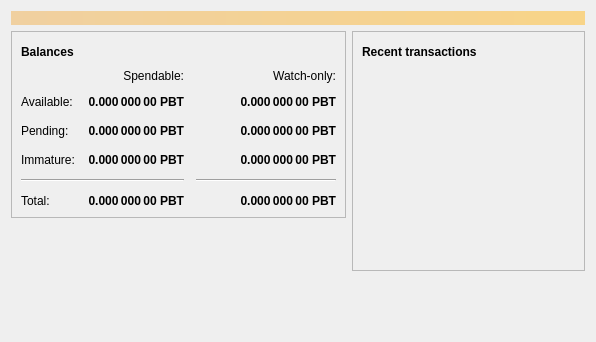
<?xml version="1.0" encoding="UTF-8"?>
<ui version="4.0">
 <class>OverviewPage</class>
 <widget class="QWidget" name="OverviewPage">
  <property name="geometry">
   <rect>
    <x>0</x>
    <y>0</y>
    <width>596</width>
    <height>342</height>
   </rect>
  </property>
  <property name="windowTitle">
   <string>Form</string>
  </property>
  <layout class="QVBoxLayout" name="topLayout">
   <item>
    <widget class="QLabel" name="labelAlerts">
     <property name="visible">
      <bool>false</bool>
     </property>
     <property name="styleSheet">
      <string notr="true">background-color: qlineargradient(x1: 0, y1: 0, x2: 1, y2: 0, stop:0 #F0D0A0, stop:1 #F8D488); color:#000000;</string>
     </property>
     <property name="wordWrap">
      <bool>true</bool>
     </property>
     <property name="margin">
      <number>3</number>
     </property>
    </widget>
   </item>
   <item>
    <layout class="QHBoxLayout" name="horizontalLayout" stretch="1,1">
     <item>
      <layout class="QVBoxLayout" name="verticalLayout_2">
       <item>
        <widget class="QFrame" name="frame">
         <property name="frameShape">
          <enum>QFrame::StyledPanel</enum>
         </property>
         <property name="frameShadow">
          <enum>QFrame::Raised</enum>
         </property>
         <layout class="QVBoxLayout" name="verticalLayout_4">
          <item>
           <layout class="QHBoxLayout" name="horizontalLayout_4">
            <item>
             <widget class="QLabel" name="label_5">
              <property name="font">
               <font>
                <weight>75</weight>
                <bold>true</bold>
               </font>
              </property>
              <property name="text">
               <string>Balances</string>
              </property>
             </widget>
            </item>
            <item>
             <widget class="QPushButton" name="labelWalletStatus">
              <property name="enabled">
               <bool>false</bool>
              </property>
              <property name="maximumSize">
               <size>
                <width>30</width>
                <height>16777215</height>
               </size>
              </property>
              <property name="toolTip">
               <string>The displayed information may be out of date. Your wallet automatically synchronizes with the Pythonbit network after a connection is established, but this process has not completed yet.</string>
              </property>
              <property name="text">
               <string/>
              </property>
              <property name="icon">
               <iconset resource="../pythonbit.qrc">
                <normaloff>:/icons/warning</normaloff>
                <disabledoff>:/icons/warning</disabledoff>:/icons/warning</iconset>
              </property>
              <property name="iconSize">
               <size>
                <width>24</width>
                <height>24</height>
               </size>
              </property>
              <property name="flat">
               <bool>true</bool>
              </property>
             </widget>
            </item>
            <item>
             <spacer name="horizontalSpacer_3">
              <property name="orientation">
               <enum>Qt::Horizontal</enum>
              </property>
              <property name="sizeHint" stdset="0">
               <size>
                <width>40</width>
                <height>20</height>
               </size>
              </property>
             </spacer>
            </item>
           </layout>
          </item>
          <item>
           <layout class="QGridLayout" name="gridLayout">
            <property name="spacing">
             <number>12</number>
            </property>
            <item row="2" column="2">
             <widget class="QLabel" name="labelWatchPending">
              <property name="font">
               <font>
                <weight>75</weight>
                <bold>true</bold>
               </font>
              </property>
              <property name="cursor">
               <cursorShape>IBeamCursor</cursorShape>
              </property>
              <property name="toolTip">
               <string>Unconfirmed transactions to watch-only addresses</string>
              </property>
              <property name="text">
               <string notr="true">0.000 000 00 PBT</string>
              </property>
              <property name="alignment">
               <set>Qt::AlignRight|Qt::AlignTrailing|Qt::AlignVCenter</set>
              </property>
              <property name="textInteractionFlags">
               <set>Qt::LinksAccessibleByMouse|Qt::TextSelectableByKeyboard|Qt::TextSelectableByMouse</set>
              </property>
             </widget>
            </item>
            <item row="2" column="1">
             <widget class="QLabel" name="labelUnconfirmed">
              <property name="font">
               <font>
                <weight>75</weight>
                <bold>true</bold>
               </font>
              </property>
              <property name="cursor">
               <cursorShape>IBeamCursor</cursorShape>
              </property>
              <property name="toolTip">
               <string>Total of transactions that have yet to be confirmed, and do not yet count toward the spendable balance</string>
              </property>
              <property name="text">
               <string notr="true">0.000 000 00 PBT</string>
              </property>
              <property name="alignment">
               <set>Qt::AlignRight|Qt::AlignTrailing|Qt::AlignVCenter</set>
              </property>
              <property name="textInteractionFlags">
               <set>Qt::LinksAccessibleByMouse|Qt::TextSelectableByKeyboard|Qt::TextSelectableByMouse</set>
              </property>
             </widget>
            </item>
            <item row="3" column="2">
             <widget class="QLabel" name="labelWatchImmature">
              <property name="font">
               <font>
                <weight>75</weight>
                <bold>true</bold>
               </font>
              </property>
              <property name="cursor">
               <cursorShape>IBeamCursor</cursorShape>
              </property>
              <property name="toolTip">
               <string>Mined balance in watch-only addresses that has not yet matured</string>
              </property>
              <property name="text">
               <string notr="true">0.000 000 00 PBT</string>
              </property>
              <property name="alignment">
               <set>Qt::AlignRight|Qt::AlignTrailing|Qt::AlignVCenter</set>
              </property>
              <property name="textInteractionFlags">
               <set>Qt::LinksAccessibleByMouse|Qt::TextSelectableByKeyboard|Qt::TextSelectableByMouse</set>
              </property>
             </widget>
            </item>
            <item row="4" column="0" colspan="2">
             <widget class="Line" name="line">
              <property name="orientation">
               <enum>Qt::Horizontal</enum>
              </property>
             </widget>
            </item>
            <item row="4" column="2">
             <widget class="Line" name="lineWatchBalance">
              <property name="sizePolicy">
               <sizepolicy hsizetype="Preferred" vsizetype="Fixed">
                <horstretch>0</horstretch>
                <verstretch>0</verstretch>
               </sizepolicy>
              </property>
              <property name="minimumSize">
               <size>
                <width>140</width>
                <height>0</height>
               </size>
              </property>
              <property name="orientation">
               <enum>Qt::Horizontal</enum>
              </property>
             </widget>
            </item>
            <item row="5" column="0">
             <widget class="QLabel" name="labelTotalText">
              <property name="text">
               <string>Total:</string>
              </property>
             </widget>
            </item>
            <item row="3" column="1">
             <widget class="QLabel" name="labelImmature">
              <property name="font">
               <font>
                <weight>75</weight>
                <bold>true</bold>
               </font>
              </property>
              <property name="cursor">
               <cursorShape>IBeamCursor</cursorShape>
              </property>
              <property name="toolTip">
               <string>Mined balance that has not yet matured</string>
              </property>
              <property name="text">
               <string notr="true">0.000 000 00 PBT</string>
              </property>
              <property name="alignment">
               <set>Qt::AlignRight|Qt::AlignTrailing|Qt::AlignVCenter</set>
              </property>
              <property name="textInteractionFlags">
               <set>Qt::LinksAccessibleByMouse|Qt::TextSelectableByKeyboard|Qt::TextSelectableByMouse</set>
              </property>
             </widget>
            </item>
            <item row="2" column="3">
             <spacer name="horizontalSpacer_2">
              <property name="orientation">
               <enum>Qt::Horizontal</enum>
              </property>
              <property name="sizeHint" stdset="0">
               <size>
                <width>40</width>
                <height>20</height>
               </size>
              </property>
             </spacer>
            </item>
            <item row="3" column="0">
             <widget class="QLabel" name="labelImmatureText">
              <property name="text">
               <string>Immature:</string>
              </property>
             </widget>
            </item>
            <item row="5" column="1">
             <widget class="QLabel" name="labelTotal">
              <property name="font">
               <font>
                <weight>75</weight>
                <bold>true</bold>
               </font>
              </property>
              <property name="cursor">
               <cursorShape>IBeamCursor</cursorShape>
              </property>
              <property name="toolTip">
               <string>Your current total balance</string>
              </property>
              <property name="text">
               <string notr="true">0.000 000 00 PBT</string>
              </property>
              <property name="alignment">
               <set>Qt::AlignRight|Qt::AlignTrailing|Qt::AlignVCenter</set>
              </property>
              <property name="textInteractionFlags">
               <set>Qt::LinksAccessibleByMouse|Qt::TextSelectableByKeyboard|Qt::TextSelectableByMouse</set>
              </property>
             </widget>
            </item>
            <item row="5" column="2">
             <widget class="QLabel" name="labelWatchTotal">
              <property name="font">
               <font>
                <weight>75</weight>
                <bold>true</bold>
               </font>
              </property>
              <property name="cursor">
               <cursorShape>IBeamCursor</cursorShape>
              </property>
              <property name="toolTip">
               <string>Current total balance in watch-only addresses</string>
              </property>
              <property name="text">
               <string notr="true">0.000 000 00 PBT</string>
              </property>
              <property name="alignment">
               <set>Qt::AlignRight|Qt::AlignTrailing|Qt::AlignVCenter</set>
              </property>
              <property name="textInteractionFlags">
               <set>Qt::LinksAccessibleByMouse|Qt::TextSelectableByKeyboard|Qt::TextSelectableByMouse</set>
              </property>
             </widget>
            </item>
            <item row="0" column="2">
             <widget class="QLabel" name="labelWatchonly">
              <property name="text">
               <string>Watch-only:</string>
              </property>
              <property name="alignment">
               <set>Qt::AlignRight|Qt::AlignTrailing|Qt::AlignVCenter</set>
              </property>
             </widget>
            </item>
            <item row="1" column="0">
             <widget class="QLabel" name="labelBalanceText">
              <property name="text">
               <string>Available:</string>
              </property>
             </widget>
            </item>
            <item row="1" column="1">
             <widget class="QLabel" name="labelBalance">
              <property name="font">
               <font>
                <weight>75</weight>
                <bold>true</bold>
               </font>
              </property>
              <property name="cursor">
               <cursorShape>IBeamCursor</cursorShape>
              </property>
              <property name="toolTip">
               <string>Your current spendable balance</string>
              </property>
              <property name="text">
               <string notr="true">0.000 000 00 PBT</string>
              </property>
              <property name="alignment">
               <set>Qt::AlignRight|Qt::AlignTrailing|Qt::AlignVCenter</set>
              </property>
              <property name="textInteractionFlags">
               <set>Qt::LinksAccessibleByMouse|Qt::TextSelectableByKeyboard|Qt::TextSelectableByMouse</set>
              </property>
             </widget>
            </item>
            <item row="1" column="2">
             <widget class="QLabel" name="labelWatchAvailable">
              <property name="font">
               <font>
                <weight>75</weight>
                <bold>true</bold>
               </font>
              </property>
              <property name="cursor">
               <cursorShape>IBeamCursor</cursorShape>
              </property>
              <property name="toolTip">
               <string>Your current balance in watch-only addresses</string>
              </property>
              <property name="text">
               <string notr="true">0.000 000 00 PBT</string>
              </property>
              <property name="alignment">
               <set>Qt::AlignRight|Qt::AlignTrailing|Qt::AlignVCenter</set>
              </property>
              <property name="textInteractionFlags">
               <set>Qt::LinksAccessibleByMouse|Qt::TextSelectableByKeyboard|Qt::TextSelectableByMouse</set>
              </property>
             </widget>
            </item>
            <item row="2" column="0">
             <widget class="QLabel" name="labelPendingText">
              <property name="text">
               <string>Pending:</string>
              </property>
             </widget>
            </item>
            <item row="0" column="1">
             <widget class="QLabel" name="labelSpendable">
              <property name="text">
               <string>Spendable:</string>
              </property>
              <property name="alignment">
               <set>Qt::AlignRight|Qt::AlignTrailing|Qt::AlignVCenter</set>
              </property>
             </widget>
            </item>
           </layout>
          </item>
         </layout>
        </widget>
       </item>
       <item>
        <spacer name="verticalSpacer">
         <property name="orientation">
          <enum>Qt::Vertical</enum>
         </property>
         <property name="sizeHint" stdset="0">
          <size>
           <width>20</width>
           <height>40</height>
          </size>
         </property>
        </spacer>
       </item>
      </layout>
     </item>
     <item>
      <layout class="QVBoxLayout" name="verticalLayout_3">
       <item>
        <widget class="QFrame" name="frame_2">
         <property name="frameShape">
          <enum>QFrame::StyledPanel</enum>
         </property>
         <property name="frameShadow">
          <enum>QFrame::Raised</enum>
         </property>
         <layout class="QVBoxLayout" name="verticalLayout">
          <item>
           <layout class="QHBoxLayout" name="horizontalLayout_2">
            <item>
             <widget class="QLabel" name="label_4">
              <property name="font">
               <font>
                <weight>75</weight>
                <bold>true</bold>
               </font>
              </property>
              <property name="text">
               <string>Recent transactions</string>
              </property>
             </widget>
            </item>
            <item>
             <widget class="QPushButton" name="labelTransactionsStatus">
              <property name="enabled">
               <bool>false</bool>
              </property>
              <property name="maximumSize">
               <size>
                <width>30</width>
                <height>16777215</height>
               </size>
              </property>
              <property name="toolTip">
               <string>The displayed information may be out of date. Your wallet automatically synchronizes with the Pythonbit network after a connection is established, but this process has not completed yet.</string>
              </property>
              <property name="text">
               <string/>
              </property>
              <property name="icon">
               <iconset resource="../pythonbit.qrc">
                <normaloff>:/icons/warning</normaloff>
                <disabledoff>:/icons/warning</disabledoff>:/icons/warning</iconset>
              </property>
              <property name="iconSize">
               <size>
                <width>24</width>
                <height>24</height>
               </size>
              </property>
              <property name="flat">
               <bool>true</bool>
              </property>
             </widget>
            </item>
            <item>
             <spacer name="horizontalSpacer">
              <property name="orientation">
               <enum>Qt::Horizontal</enum>
              </property>
              <property name="sizeHint" stdset="0">
               <size>
                <width>40</width>
                <height>20</height>
               </size>
              </property>
             </spacer>
            </item>
           </layout>
          </item>
          <item>
           <widget class="QListView" name="listTransactions">
            <property name="styleSheet">
             <string notr="true">QListView { background: transparent; }</string>
            </property>
            <property name="frameShape">
             <enum>QFrame::NoFrame</enum>
            </property>
            <property name="verticalScrollBarPolicy">
             <enum>Qt::ScrollBarAlwaysOff</enum>
            </property>
            <property name="horizontalScrollBarPolicy">
             <enum>Qt::ScrollBarAlwaysOff</enum>
            </property>
            <property name="selectionMode">
             <enum>QAbstractItemView::NoSelection</enum>
            </property>
           </widget>
          </item>
         </layout>
        </widget>
       </item>
       <item>
        <spacer name="verticalSpacer_2">
         <property name="orientation">
          <enum>Qt::Vertical</enum>
         </property>
         <property name="sizeHint" stdset="0">
          <size>
           <width>20</width>
           <height>40</height>
          </size>
         </property>
        </spacer>
       </item>
      </layout>
     </item>
    </layout>
   </item>
  </layout>
 </widget>
 <resources/>
 <connections/>
</ui>
